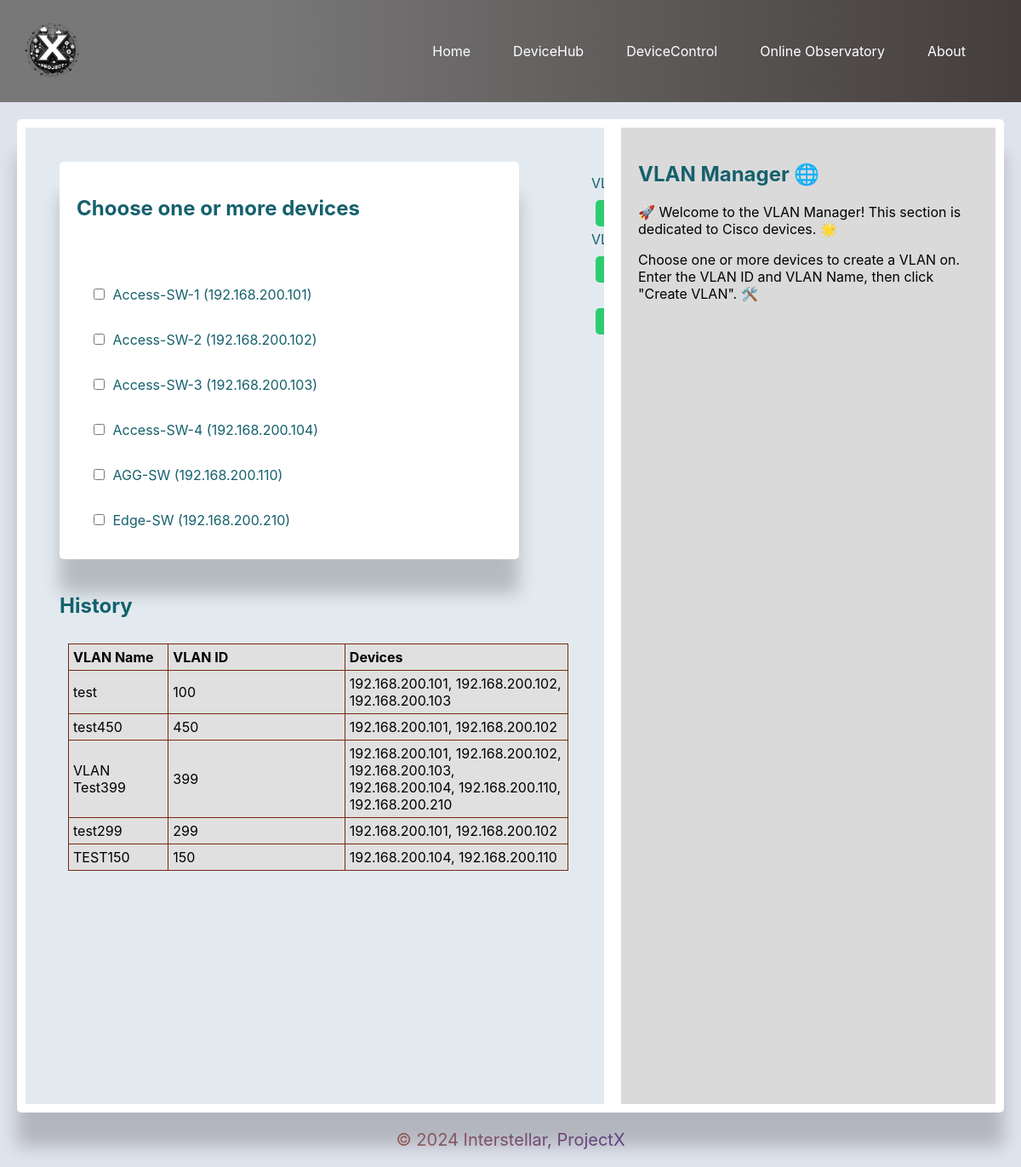
The page /devicecontrol/vlan on the database as committed earlier.
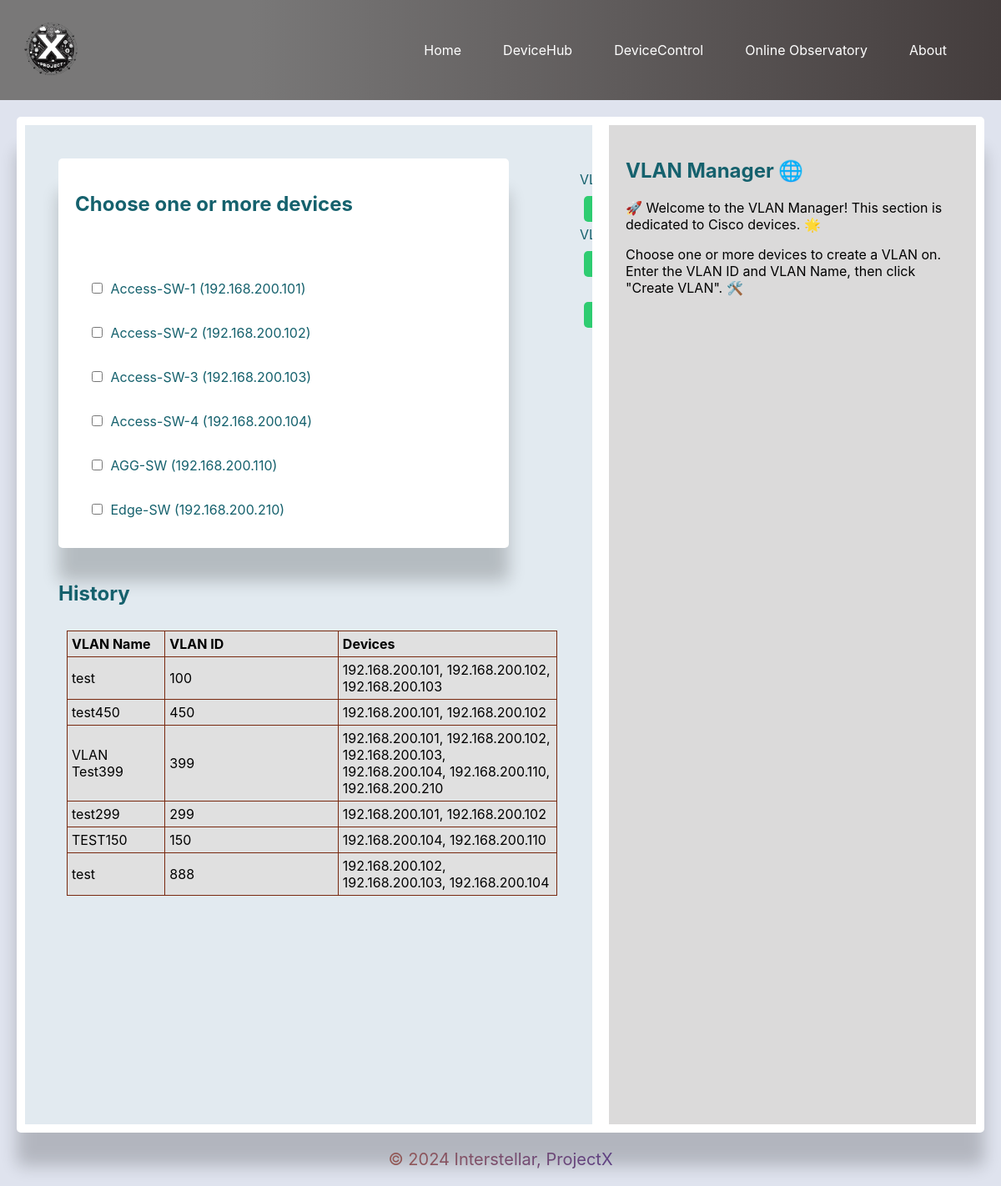
The same page on the database as committed later.
### deviceHub/models.py (models this page shows)
class Device(models.Model):
    device_name = models.CharField(max_length=255)
    ip_address = models.GenericIPAddressField()
    device_type = models.CharField(max_length=255)
    manufacturer = models.CharField(max_length=255, blank=True, null=True)
    model = models.CharField(max_length=255, blank=True, null=True)
    location = models.CharField(max_length=255, blank=True, null=True)
    rack_loc = models.CharField(max_length=255, blank=True, null=True)

### deviceControl/models.py (models this page shows)
class VlanInventory(models.Model):
    vlan_name = models.CharField(max_length=50)
    vlan_id = models.PositiveIntegerField()
    devices = models.ManyToManyField(Device)

### deviceControl/views.py (the view, shortened to what this page needs)
# urls.py: path('vlan', views.vlan_manager, name='vlan_manager'),
def vlan_manager(request):
    devices = Device.objects.all()
    vlans = VlanInventory.objects.all()
    return render(request, 'vlan_manager.html', {'devices': devices, 'vlans': vlans})

### templates/vlan_manager.html (shortened to what this page needs)
{% extends 'base.html' %}
    {% load static %}
{% block content %}
<div class="vlan-container">
    <form method="post" action="{% url 'vlan_manager' %}" class="vlan-form">
        <div class="device-list-container">
            <h2> Choose one or more devices</h2><br></br>
            {% for device in devices %}
            {% if device.device_type == 'Switch' and device.manufacturer == 'Cisco' %}
            <label class="device-checkbox">
                <input type="checkbox" name="selected_devices" value="{{ device.ip_address }}">
                {{ device.device_name }} ({{ device.ip_address }})
            </label>
            {% endif %}
            {% endfor %}
        </div>
        <div class="vlan-input-container">
            <label for="vlan_id">VLAN ID:</label>
            <input type="text" id="vlan_id" name="vlan_id"
                pattern="^(?:[1-9]|[1-9][0-9]{1,2}|[1-3][0-9]{3}|40(?:[0-8][0-9]|9[0-6]))$" required>
            <label for="vlan_name">VLAN Name:</label>
            <input type="text" id="vlan_name" name="vlan_name" required><br></br>
            <button type="submit">Create VLAN</button>
        </div>
    </form>
    <table>
        <h2>History</h2>
        <thead>
            <tr>
                <th>VLAN Name</th>
                <th>VLAN ID</th>
                <th>Devices</th>
            </tr>
        </thead>
        <tbody>
            {% for vlan in vlans %}
            <tr>
                <td>{{ vlan.vlan_name }}</td>
                <td>{{ vlan.vlan_id }}</td>
                <td>
                    {% if vlan.devices.all %}
                    {% for device in vlan.devices.all %}
                    {{ device.ip_address }}{% if not forloop.last %}, {% endif %}
                    {% endfor %}
                    {% else %}
                    No devices associated
                    {% endif %}
                </td>
            </tr>
            {% endfor %}
        </tbody>
    </table>
</div>
{% endblock %}
{% block help %}
<h2>VLAN Manager 🌐</h2>
<p>🚀 Welcome to the VLAN Manager! This section is dedicated to Cisco devices. 🌟</p>
<p>Choose one or more devices to create a VLAN on. Enter the VLAN ID and VLAN Name, then click "Create VLAN". 🛠️</p>
{% endblock %}

Rows that differ between the two databases and show on the page:
added VlanInventory: vlan_name "test", vlan_id "888", Device (ip_address "192.168.200.102"), Device (ip_address "192.168.200.103"), Device (ip_address "192.168.200.104")
